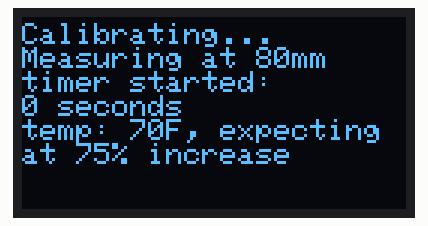
This program was run on a simulated ESP32. On the bench: 128×64 one-colour display.

Above: at 2.1 s.
At 6.2 s:
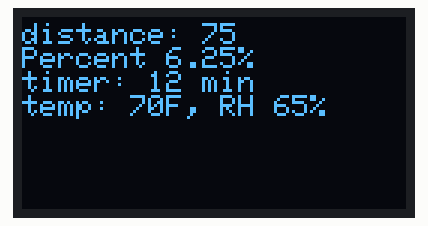
At 10.2 s:
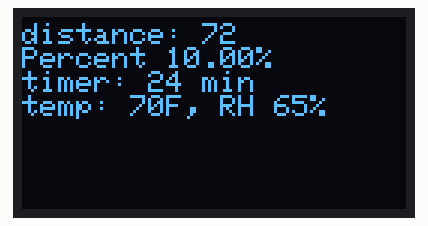
At 18.3 s:
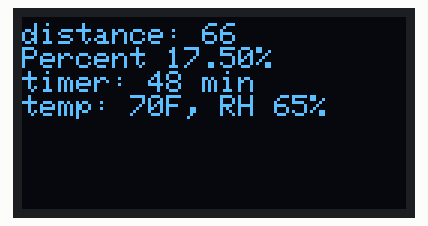
At 26.4 s:
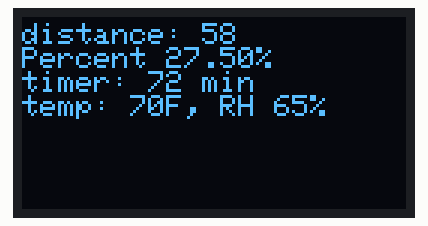
At 36.6 s:
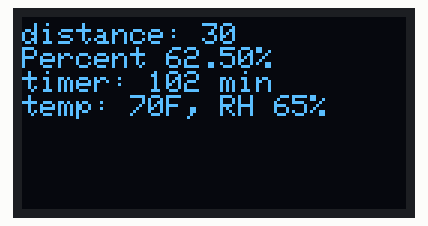

Measured:
- what the display in image 0 shows lasts 2.0 s, from 2.1 s to 4.1 s

The program:

main.cpp
```cpp
#include <Wire.h>
#include <Adafruit_GFX.h>
#include <Adafruit_SSD1306.h>

#define SCREEN_WIDTH 128 // OLED width,  in pixels
#define SCREEN_HEIGHT 64 // OLED height, in pixels

// create an OLED display object connected to I2C
Adafruit_SSD1306 oled(SCREEN_WIDTH, SCREEN_HEIGHT, &Wire, -1);

float calculatePercentChange(int, int);

void setup()
{
  Serial.begin(9600);

  // initialize OLED display with I2C address 0x3C
  if (!oled.begin(SSD1306_SWITCHCAPVCC, 0x3C))
  {
    Serial.println(F("failed to start SSD1306 OLED"));
    while (1)
      ;
  }

  delay(2000);         // wait two seconds for initializing
  oled.clearDisplay(); // clear display

  oled.setTextSize(1);      // set text size
  oled.setTextColor(WHITE); // set text color
  oled.setCursor(0, 2);     // set position to display (x,y)
  oled.println("Sourdough \nBulk Fermantation \nTimer!");  // set text
  oled.display();           // display on OLED

}

void loop()
{
  int ogMeasurement = 80;
  int timer = 0;

  oled.clearDisplay();
  oled.setCursor(0, 2);
  oled.println("Calibrating..."); // set text
  oled.println("Measuring at "+ String(ogMeasurement) + "mm");
  oled.println("timer started: ");
  oled.println(String(timer) + " seconds");
  oled.println("temp: 70F, expecting at 75% increase");
  oled.display();                 // display on OLED
  delay(2000);

  int readings[] = {80, 80, 75, 74, 72, 70, 68, 67, 66, 62, 60, 59, 58, 55, 54, 50, 40, 30, 10, 10, 10, 10, 0};

  for (int i = 1; i < sizeof(readings); ++i)
  {
    // for each reading, add 5 minutes
    timer += 360;
    int newValue = readings[i];

    float percentChange = calculatePercentChange(ogMeasurement, newValue);

    oled.clearDisplay();                                     // clear display
    oled.setCursor(0, 2);                                    // set position to display (x,y)
    oled.println("distance: " + String(newValue)); // set text
    oled.println("Percent " + String(percentChange) + "%");
    oled.println("timer: " + String(timer/60) + " min");
    oled.println("temp: 70F, RH 65%");
    oled.display();
    delay(2000);

  }
}

float calculatePercentChange(int ogMeasurement, int newValue)
{
  float percentChange = ((float)(ogMeasurement - newValue) / ogMeasurement) * 100;
  return percentChange;
}
```
